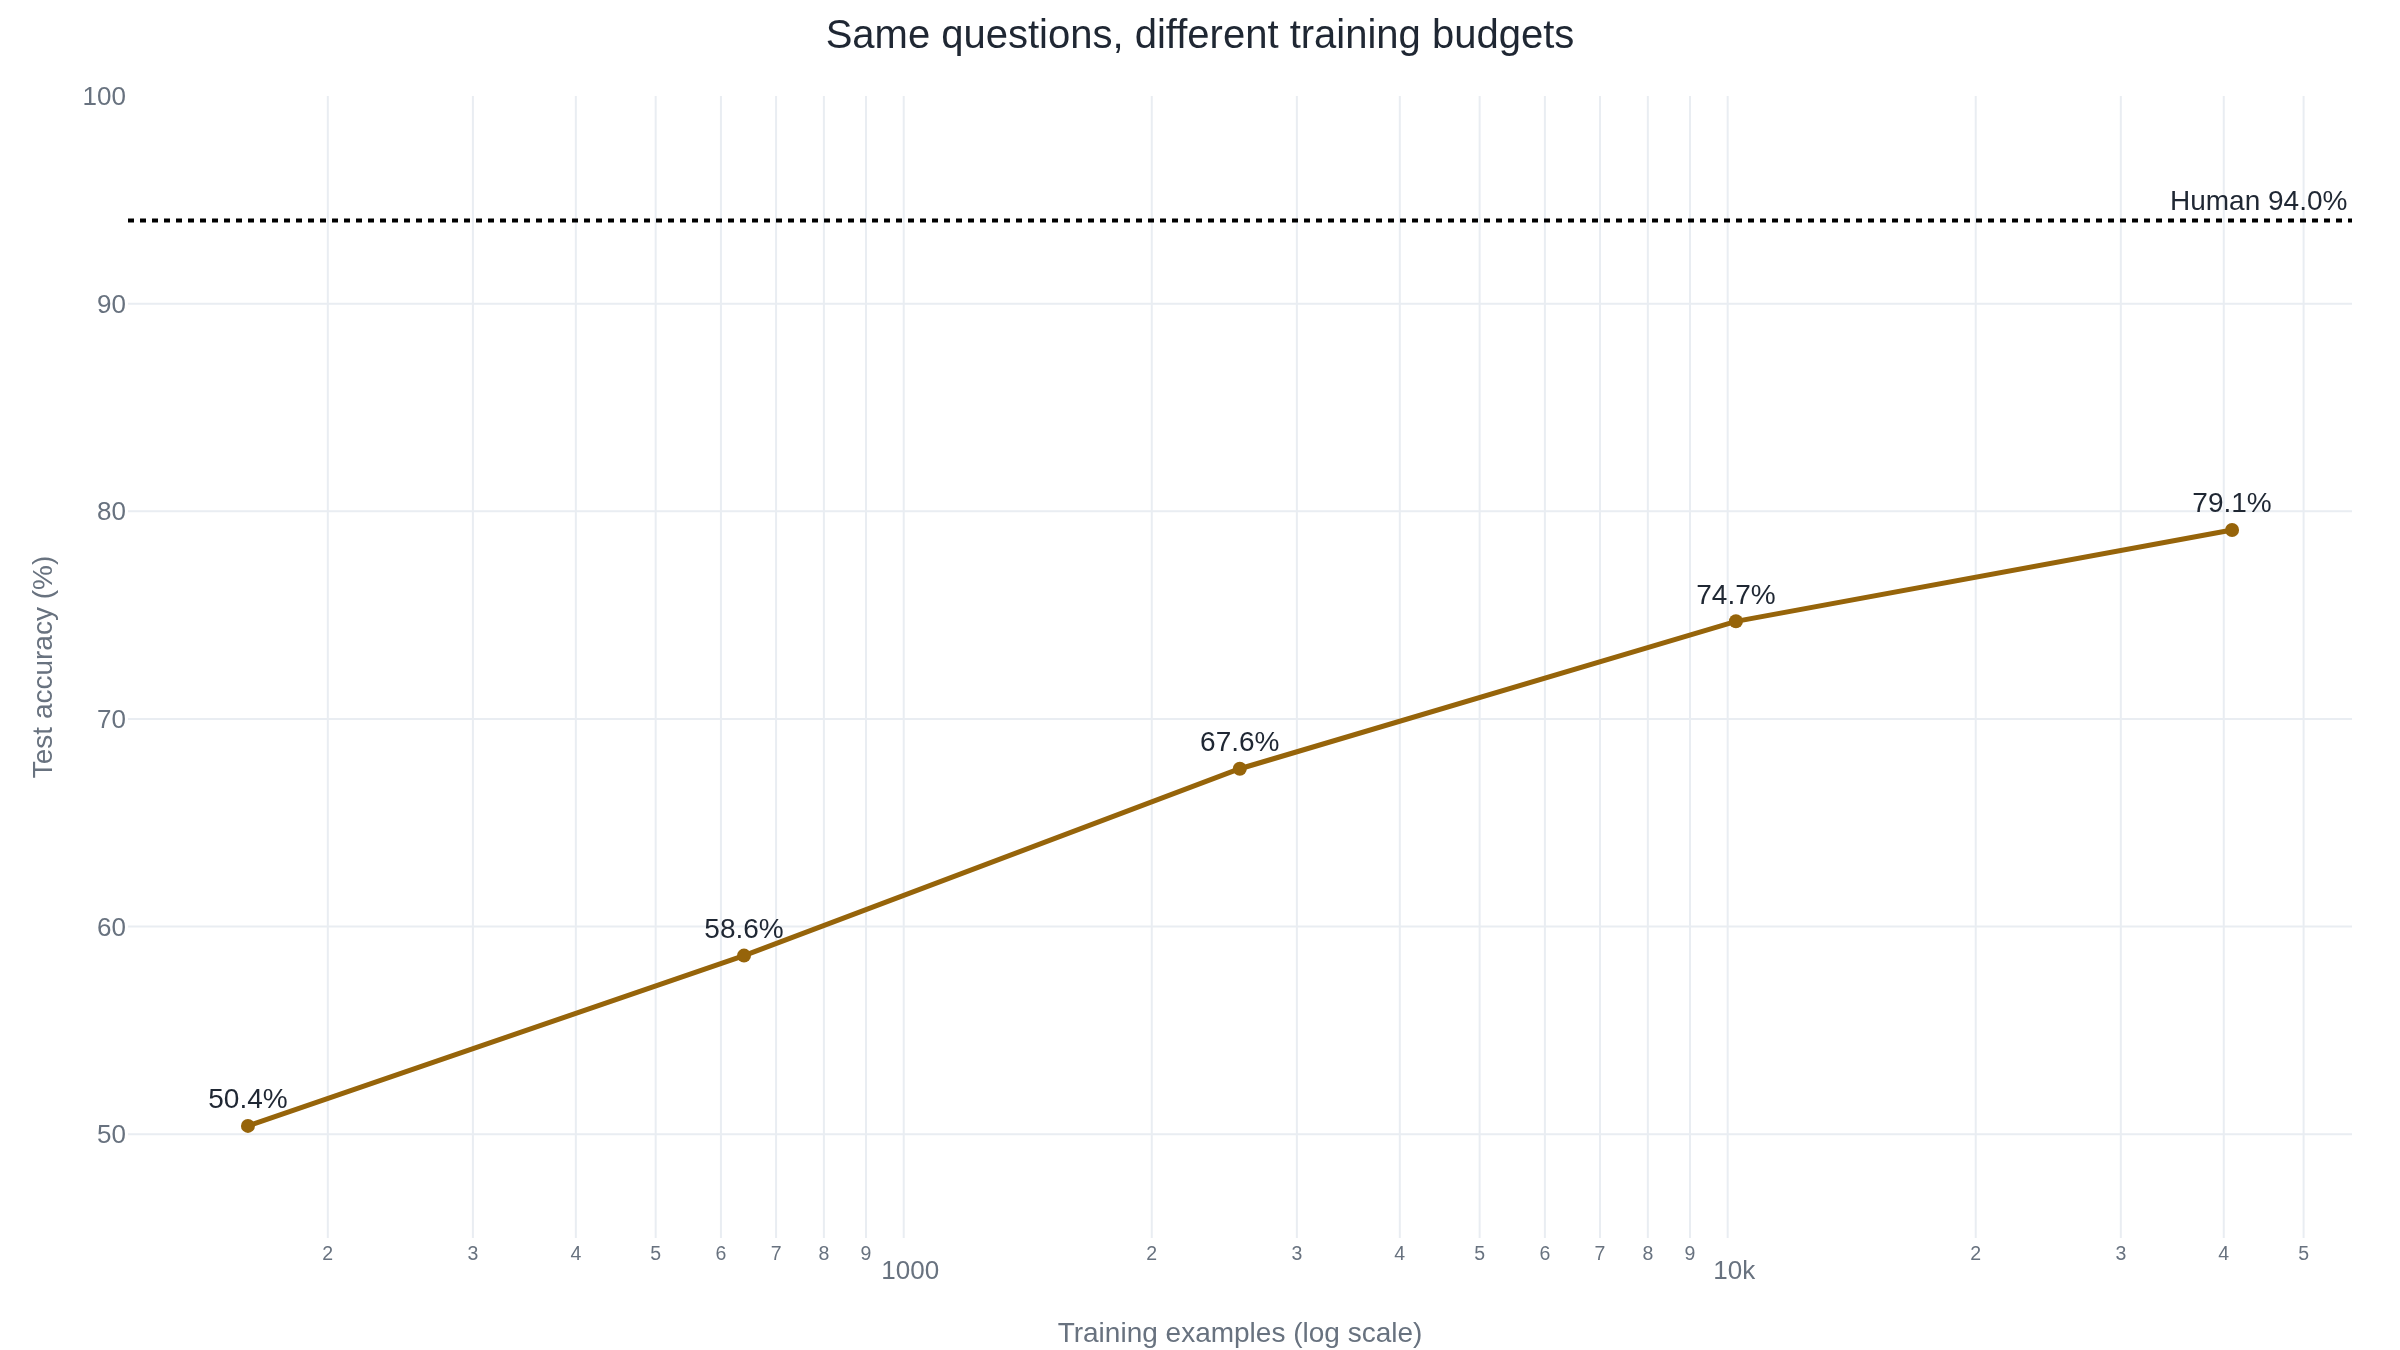

Python code for this plot:
import plotly.graph_objects as go

# WinoGrande paper (Sakaguchi et al. 2019/2020), Table 4: RoBERTa test accuracy
# on the same filtered WinoGrande set, trained on training splits of growing size.
training_examples = [160, 640, 2558, 10234, 40938]
test_accuracy = [50.4, 58.6, 67.6, 74.7, 79.1]

fig = go.Figure()
fig.add_trace(
    go.Scatter(
        name="RoBERTa on WinoGrande",
        x=training_examples,
        y=test_accuracy,
        mode="lines+markers+text",
        text=[f"{a:.1f}%" for a in test_accuracy],
        textposition="top center",
    )
)
fig.add_hline(
    y=94.0,
    line_dash="dot",
    annotation_text="Human 94.0%",
    annotation_position="top right",
)
fig.update_xaxes(type="log", title_text="Training examples (log scale)")
fig.update_yaxes(title_text="Test accuracy (%)", range=[45, 100])
fig.update_layout(
    title_text="Same questions, different training budgets",
    showlegend=False,
)
